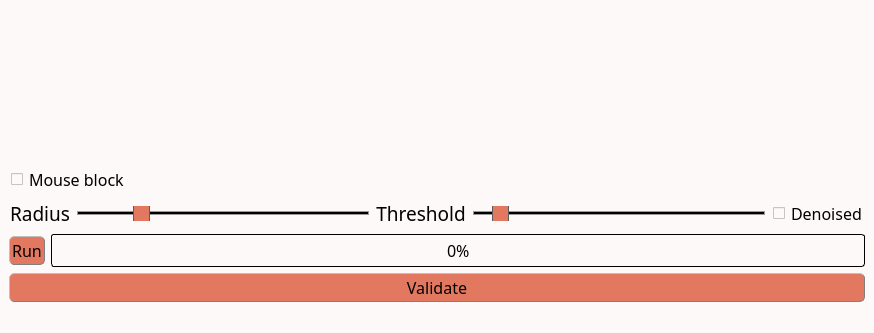
<?xml version="1.0" encoding="UTF-8"?>
<ui version="4.0">
 <class>MainWindow</class>
 <widget class="QMainWindow" name="MainWindow">
  <property name="geometry">
   <rect>
    <x>0</x>
    <y>0</y>
    <width>873</width>
    <height>331</height>
   </rect>
  </property>
  <property name="windowTitle">
   <string>Outliers filtering</string>
  </property>
  <property name="styleSheet">
   <string notr="true">/* Couleur du fond, label, combobox, progressbar vide et spin box */
QWidget, QLabel, QComboBox, QProgressBar, QSpinBox {background-color: rgb(253, 249, 248)}

/* Couleur quand inactif */
QPushButton:disabled, QComboBox:disabled, QSpinBox:disabled {background-color: rgba(243, 98, 64,150)}

/* Couleur des boutons et des selecteurs */
QPushButton, QComboBox::drop-down:button, QComboBox::down-arrow, QComboBox::down-arrow:disabled, QSpinBox::drop-down:button, QSpinBox::down-arrow, QSpinBox::down-arrow:disabled, QSpinBox::drop-up:button, QSpinBox::up-arrow, QSpinBox::up-arrow:disabled, QSlider::handle:horizontal {background-color: rgb(226, 120, 95)}

/* Couleur des bordures de même couleur que les boutons */
QComboBox::drop-down:button, QSpinBox::drop-down:button, QSpinBox::drop-up:button {border-color: rgb(193, 167, 181)}

/* Couleur des textes */
QLabel, QPushButton, QPushButton:hover, QCheckBox, QComboBox, Line, QTextEdit, QSpinBox {color: rgb(0, 0, 0)}

/* style des bordures 1 */
QLabel, QPushButton, QPushButton:hover, QComboBox, QSpinBox  {
	border-style : outset;
	min-width : 5em;
}

/* style des bordures 2 */
QPushButton, QPushButton:hover, QComboBox, QSpinBox  {
	border-radius: 5px;
	border-width: 1px;
	border-color: gray;
}

/* Font 1 */
QPushButton, QPushButton:hover, QCheckBox, QProgressBar {font: 12pt &quot;Noto Sans Cond&quot;}

/* Font 2 */
QComboBox, QTextEdit, QSpinBox {font: 10pt &quot;Noto Sans Cond&quot;}

/* Padding 1 */
QLabel, QComboBox, QComboBox::down-arrow, QSpinBox, QSpinBox::down-arrow, QSpinBox::up-arrow {padding : 1px;}

/* Padding 2 */
QPushButton, QPushButton:hover, QCheckBox {padding : 2px;}

/* Gestion taille des QCheckBoxes */
QCheckBox::indicator:unchecked, QCheckBox::indicator:unchecked:hover, QCheckBox::indicator:checked, QCheckBox::indicator:checked:hover  {
	width :12px;
	height : 12px;
}

QLabel {
	Border-radius : 5px;
	border-width : 0px;
	border-color : black;
	font : 14pt &quot;Noto Sans Cond&quot;;
}

QPushButton:hover {background-color: rgb(243, 98, 64);}

QCheckBox::indicator:unchecked {image: url(icons/uncheck_icon.png);}

QCheckBox::indicator:unchecked:hover {image: url(icons/uncheck_hover_icon.png);}

QCheckBox::indicator:checked {image: url(icons/Check_icon.png);}

QCheckBox::indicator:checked:hover {image: url(icons/Check_hover_icon.png);}

QComboBox::drop-down:button{
	border-radius: 4px;
	border-width: 1px;
	width: 30px;
}

QComboBox::down-arrow {
	 image : url(icons/Arrow_down.png); 
    width: 12px;
    height: 12px;
}

Line{
	format: plain;
	midLine-Width : 1px;
}

QFrame[height=&quot;3&quot;], QFrame[width=&quot;3&quot;] {background-color: #3A3939;}

QTextEdit{
	background-color: rgb(255, 255, 255);
	border-style: solid;
	border-radius: 5px;
	border-width: 1px;
	border-color: black;
}

QLineEdit {font : 12pt &quot;Noto Sans Cond&quot;;}

/* Gestion taille des QLineEdit */
QLineEdit::indicator:unchecked, QLineEdit::indicator:unchecked:hover, QLineEdit::indicator:checked, QLineEdit::indicator:checked:hover  {
	border-color: black;
}

QHBoxLayout {background-color: rgb(0, 240, 240, 50);}

QProgressBar {
	text-align: center;
	border: 1px solid black;
	border-radius: 3px;
 }

 QProgressBar::chunk {
	background-color: rgb(243, 98, 64);
	width: 15px;
	margin : 0.5px;
 }

QSpinBox::drop-down:button, QSpinBox::drop-up:button {
	border-radius: 2px;
	border-width: 1px;
	width: 36px;
}

QSpinBox::down-arrow {
	image : url(icons/Arrow_down.png);
    width: 24px;
    height: 22px;
}

QSpinBox::up-arrow {
	image : url(icons/Arrow_up.png);
    width: 24px;
    height: 22px;
}

QSlider::groove:horizontal {
    border: 1px solid #999999;
    height: 2px; /* the groove expands to the size of the slider by default. by giving it a height, it has a fixed size */
    background-color: rgb(0, 0, 0);
    margin: 1px 0;
}

QSlider::handle:horizontal {
    border: 1px solid #5c5c5c;
    width: 15px;
    height: 30px;
    margin: -10px 0; /* handle is placed by default on the contents rect of the groove. Expand outside the groove */
    border-radius: 3px;
}</string>
  </property>
  <widget class="QWidget" name="centralwidget">
   <property name="styleSheet">
    <string notr="true"/>
   </property>
   <layout class="QHBoxLayout" name="horizontalLayout_4">
    <item>
     <layout class="QVBoxLayout" name="verticalLayout">
      <item>
       <layout class="QHBoxLayout" name="horizontalLayout_5">
        <item>
         <widget class="ImageView" name="expSeries" native="true">
          <property name="sizePolicy">
           <sizepolicy hsizetype="MinimumExpanding" vsizetype="MinimumExpanding">
            <horstretch>0</horstretch>
            <verstretch>0</verstretch>
           </sizepolicy>
          </property>
          <property name="minimumSize">
           <size>
            <width>250</width>
            <height>0</height>
           </size>
          </property>
         </widget>
        </item>
        <item>
         <widget class="PlotWidget" name="profiles" native="true">
          <property name="sizePolicy">
           <sizepolicy hsizetype="MinimumExpanding" vsizetype="MinimumExpanding">
            <horstretch>0</horstretch>
            <verstretch>0</verstretch>
           </sizepolicy>
          </property>
          <property name="minimumSize">
           <size>
            <width>600</width>
            <height>150</height>
           </size>
          </property>
         </widget>
        </item>
       </layout>
      </item>
      <item>
       <layout class="QHBoxLayout" name="horizontalLayout">
        <item>
         <widget class="QCheckBox" name="mouseLock">
          <property name="font">
           <font>
            <family>Noto Sans Cond</family>
            <pointsize>12</pointsize>
            <weight>50</weight>
            <italic>false</italic>
            <bold>false</bold>
           </font>
          </property>
          <property name="styleSheet">
           <string notr="true"/>
          </property>
          <property name="text">
           <string>Mouse block</string>
          </property>
         </widget>
        </item>
       </layout>
      </item>
      <item>
       <layout class="QHBoxLayout" name="horizontalLayout_2">
        <item>
         <widget class="QLabel" name="label_radius">
          <property name="font">
           <font>
            <family>Noto Sans Cond</family>
            <pointsize>14</pointsize>
            <weight>50</weight>
            <italic>false</italic>
            <bold>false</bold>
           </font>
          </property>
          <property name="text">
           <string>Radius</string>
          </property>
          <property name="alignment">
           <set>Qt::AlignCenter</set>
          </property>
         </widget>
        </item>
        <item>
         <widget class="QSlider" name="slider_radius">
          <property name="minimumSize">
           <size>
            <width>0</width>
            <height>15</height>
           </size>
          </property>
          <property name="maximum">
           <number>10</number>
          </property>
          <property name="pageStep">
           <number>2</number>
          </property>
          <property name="value">
           <number>2</number>
          </property>
          <property name="orientation">
           <enum>Qt::Horizontal</enum>
          </property>
         </widget>
        </item>
        <item>
         <widget class="QLabel" name="label_threshold">
          <property name="font">
           <font>
            <family>Noto Sans Cond</family>
            <pointsize>14</pointsize>
            <weight>50</weight>
            <italic>false</italic>
            <bold>false</bold>
           </font>
          </property>
          <property name="text">
           <string>Threshold</string>
          </property>
          <property name="alignment">
           <set>Qt::AlignCenter</set>
          </property>
         </widget>
        </item>
        <item>
         <widget class="QSlider" name="slider_threshold">
          <property name="minimumSize">
           <size>
            <width>0</width>
            <height>15</height>
           </size>
          </property>
          <property name="maximum">
           <number>150</number>
          </property>
          <property name="value">
           <number>10</number>
          </property>
          <property name="orientation">
           <enum>Qt::Horizontal</enum>
          </property>
         </widget>
        </item>
        <item>
         <widget class="QCheckBox" name="denoised">
          <property name="font">
           <font>
            <family>Noto Sans Cond</family>
            <pointsize>12</pointsize>
            <weight>50</weight>
            <italic>false</italic>
            <bold>false</bold>
           </font>
          </property>
          <property name="styleSheet">
           <string notr="true"/>
          </property>
          <property name="text">
           <string>Denoised</string>
          </property>
         </widget>
        </item>
       </layout>
      </item>
      <item>
       <layout class="QHBoxLayout" name="horizontalLayout_3">
        <item>
         <widget class="QPushButton" name="preview">
          <property name="font">
           <font>
            <family>Noto Sans Cond</family>
            <pointsize>12</pointsize>
            <weight>50</weight>
            <italic>false</italic>
            <bold>false</bold>
           </font>
          </property>
          <property name="toolTip">
           <string>&lt;html&gt;&lt;head/&gt;&lt;body&gt;&lt;p&gt;&lt;span style=&quot; font-size:11pt;&quot;&gt;Rum the computation&lt;/span&gt;&lt;/p&gt;&lt;/body&gt;&lt;/html&gt;</string>
          </property>
          <property name="styleSheet">
           <string notr="true"/>
          </property>
          <property name="text">
           <string>Run</string>
          </property>
          <property name="icon">
           <iconset>
            <normaloff>icons/run_icon.png</normaloff>icons/run_icon.png</iconset>
          </property>
         </widget>
        </item>
        <item>
         <widget class="QProgressBar" name="progressBar">
          <property name="font">
           <font>
            <family>Noto Sans Cond</family>
            <pointsize>12</pointsize>
            <weight>50</weight>
            <italic>false</italic>
            <bold>false</bold>
           </font>
          </property>
          <property name="styleSheet">
           <string notr="true"/>
          </property>
          <property name="value">
           <number>0</number>
          </property>
         </widget>
        </item>
       </layout>
      </item>
      <item>
       <widget class="QPushButton" name="Validate_button">
        <property name="minimumSize">
         <size>
          <width>96</width>
          <height>0</height>
         </size>
        </property>
        <property name="font">
         <font>
          <family>Noto Sans Cond</family>
          <pointsize>12</pointsize>
          <weight>50</weight>
          <italic>false</italic>
          <bold>false</bold>
         </font>
        </property>
        <property name="toolTip">
         <string>&lt;html&gt;&lt;head/&gt;&lt;body&gt;&lt;p&gt;&lt;span style=&quot; font-size:11pt;&quot;&gt;Export data to the main GUI&lt;/span&gt;&lt;/p&gt;&lt;/body&gt;&lt;/html&gt;</string>
        </property>
        <property name="styleSheet">
         <string notr="true"/>
        </property>
        <property name="text">
         <string>Validate</string>
        </property>
        <property name="icon">
         <iconset>
          <normaloff>icons/Export.png</normaloff>icons/Export.png</iconset>
        </property>
       </widget>
      </item>
     </layout>
    </item>
   </layout>
  </widget>
  <widget class="QMenuBar" name="menubar">
   <property name="geometry">
    <rect>
     <x>0</x>
     <y>0</y>
     <width>873</width>
     <height>20</height>
    </rect>
   </property>
  </widget>
  <widget class="QStatusBar" name="statusbar"/>
 </widget>
 <customwidgets>
  <customwidget>
   <class>ImageView</class>
   <extends>QWidget</extends>
   <header>pyqtgraph</header>
   <container>1</container>
  </customwidget>
  <customwidget>
   <class>PlotWidget</class>
   <extends>QWidget</extends>
   <header>pyqtgraph</header>
   <container>1</container>
  </customwidget>
 </customwidgets>
 <resources/>
 <connections/>
</ui>
